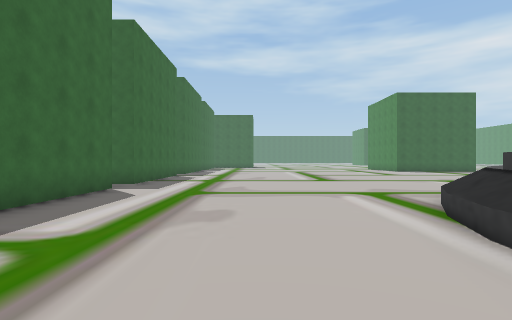
view 1 (above)

20 first-person views from a walk through a 3-D level made in the Unity game engine. The camera is 1.5 m above the floor, looks level and sees 80° across. The floor is counted in squares, 2 m on a side. Each view is taken from the middle of a square. On the plan, view 1 faces up. The plan holds only what a view shows up to about 10 squares ahead; the rest is blank. The place goes on beyond the plan. Some animated figures are not drawn.

view 2
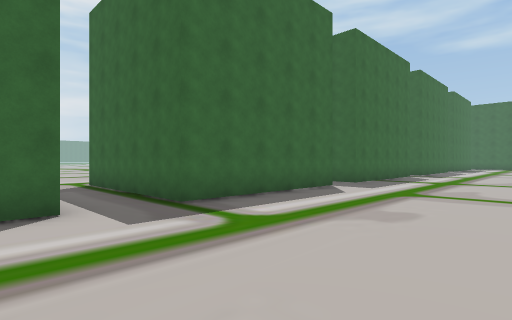

view 3
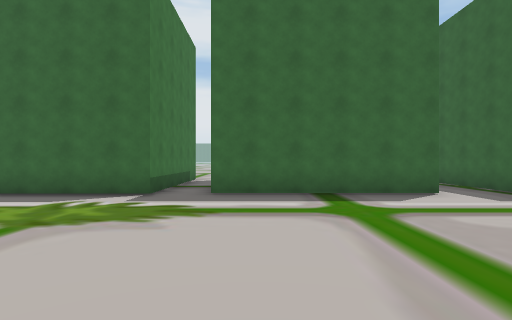

view 4
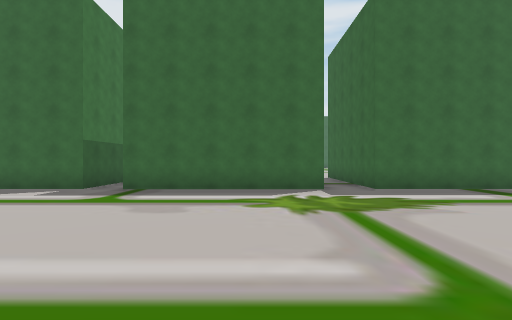

view 5
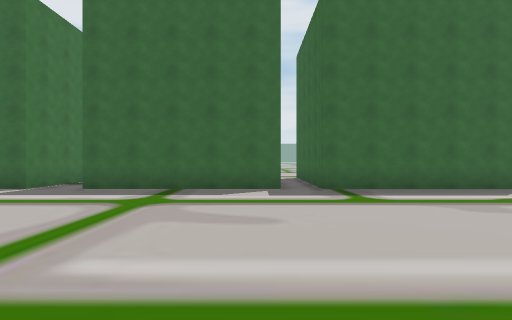

view 6
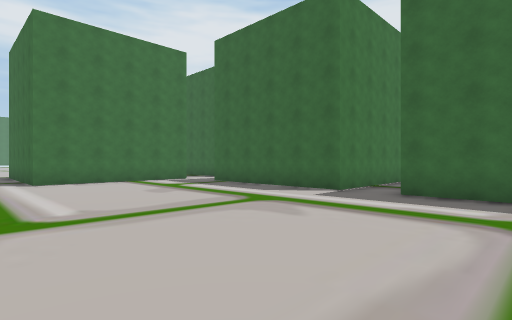

view 7
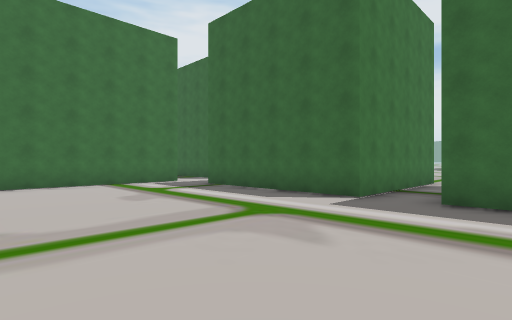

view 8
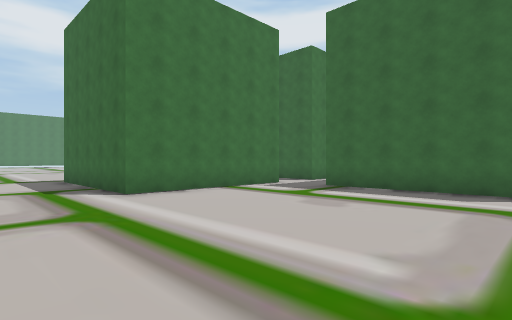

view 9
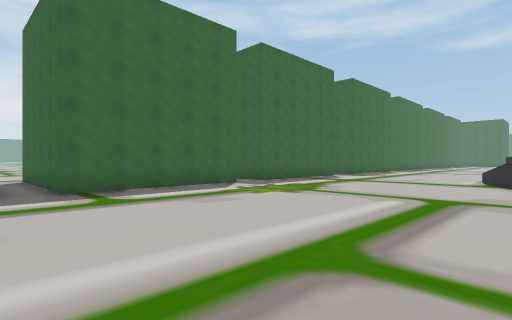

view 10
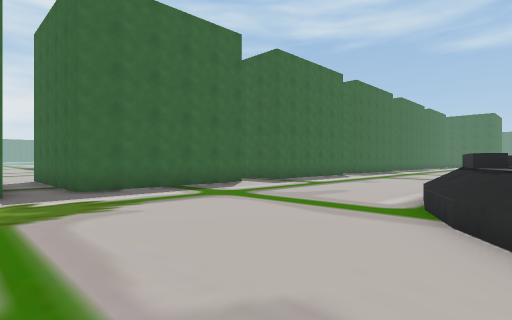

view 11
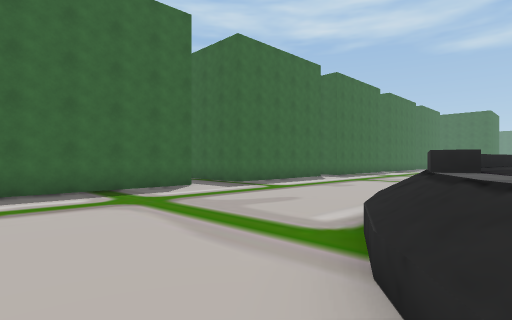

view 12
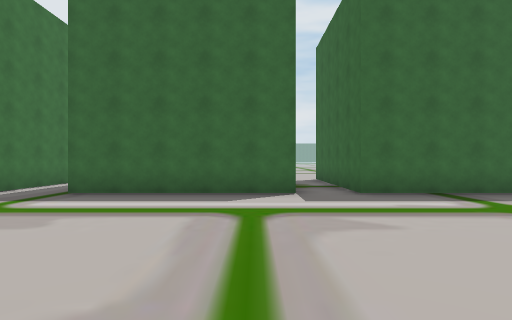

view 13
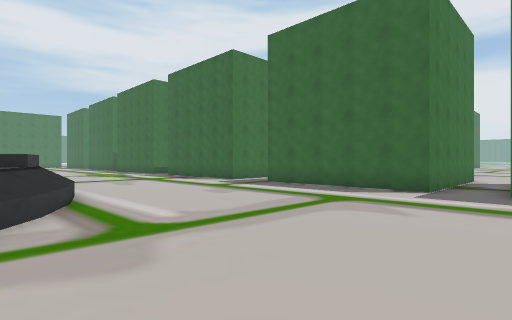

view 14
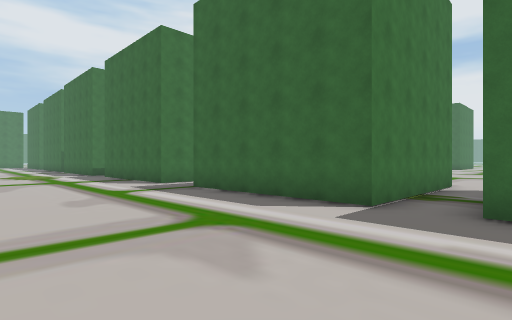

view 15
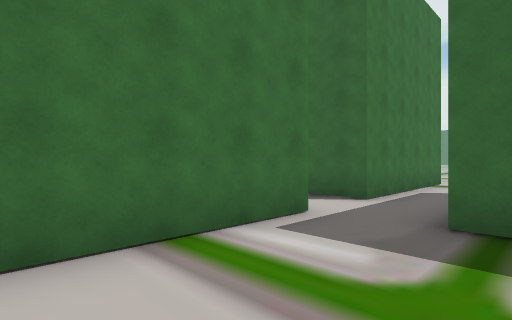

view 16
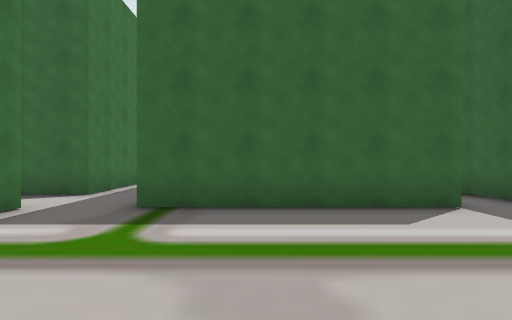

view 17
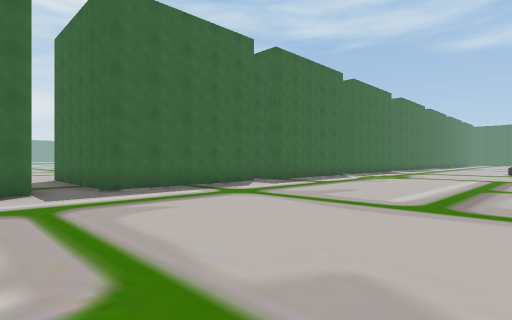

view 18
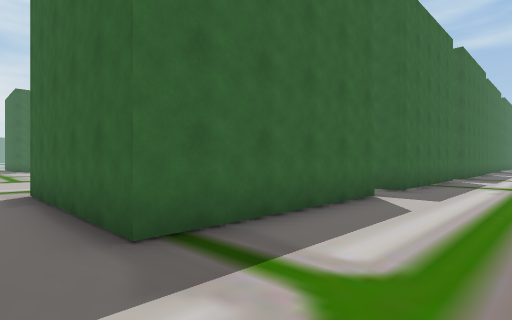

view 19
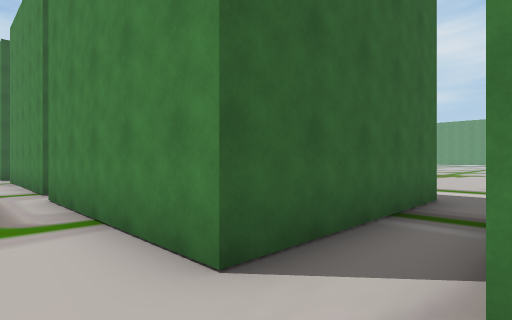

view 20
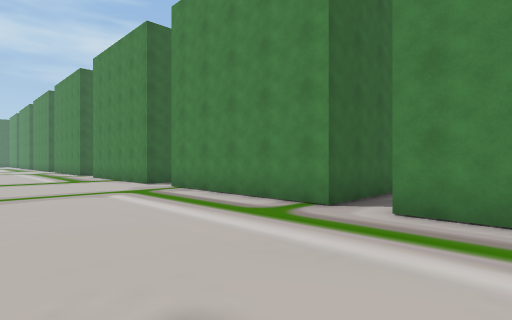

### Floor plan
Key: @ floor where view 1 was taken; # wall or solid block; . floor; ^ raised ledge.
Columns run from 13 left of view 1 to 4 right of it. Each row starts with its distance up from view 1.
 11          #....
 10       ####........
  9      .............
  8      #####........
  7          #........
  6          #.......^
  5          #......^^
  4          #......^
  3     .#####.....^^
  2     ...........^^
  1       ####.....^^^
  0          #...@.^^^
 -1  ..      #......^^
 -2  ...     #......^^
 -3  ....#   #.......^
 -4  ....#####........
 -5  ................
 -6  ....#####........
 -7  ....#   #........
 -8 .....#   #........
 -9 .....#   #........
-10 .....#####........
-11 .................
-12  ....#####........
-13 . ...#   #.......
-14    ..#   #........
-15    ..#   #........
-16    ..#####........
-17     ..............
-18    ..#####........
-19          #........
-20          #........
-21          #........
-22 ..       #........
-23 .....#####........
-24    ..............
-25    #####..#####..
-26        #.     #..
-27               #..

Positions as (right, up) in squares from view 1, and headings:
1: (0, 0), facing up
2: (1, 0), facing up-left
3: (3, -3), facing left
4: (4, -7), facing left
5: (4, -12), facing left
6: (3, -14), facing down-left
7: (2, -15), facing down-left
8: (4, -18), facing down-left
9: (4, -12), facing up-left
10: (4, -6), facing up-left
11: (4, -4), facing up-left
12: (3, 7), facing left
13: (4, 10), facing down-left
14: (1, 10), facing down-left
15: (0, -22), facing down-left
16: (1, -21), facing left
17: (4, -19), facing up-left
18: (-1, -24), facing up-left
19: (-10, -18), facing up-right
20: (-13, -13), facing up-right
